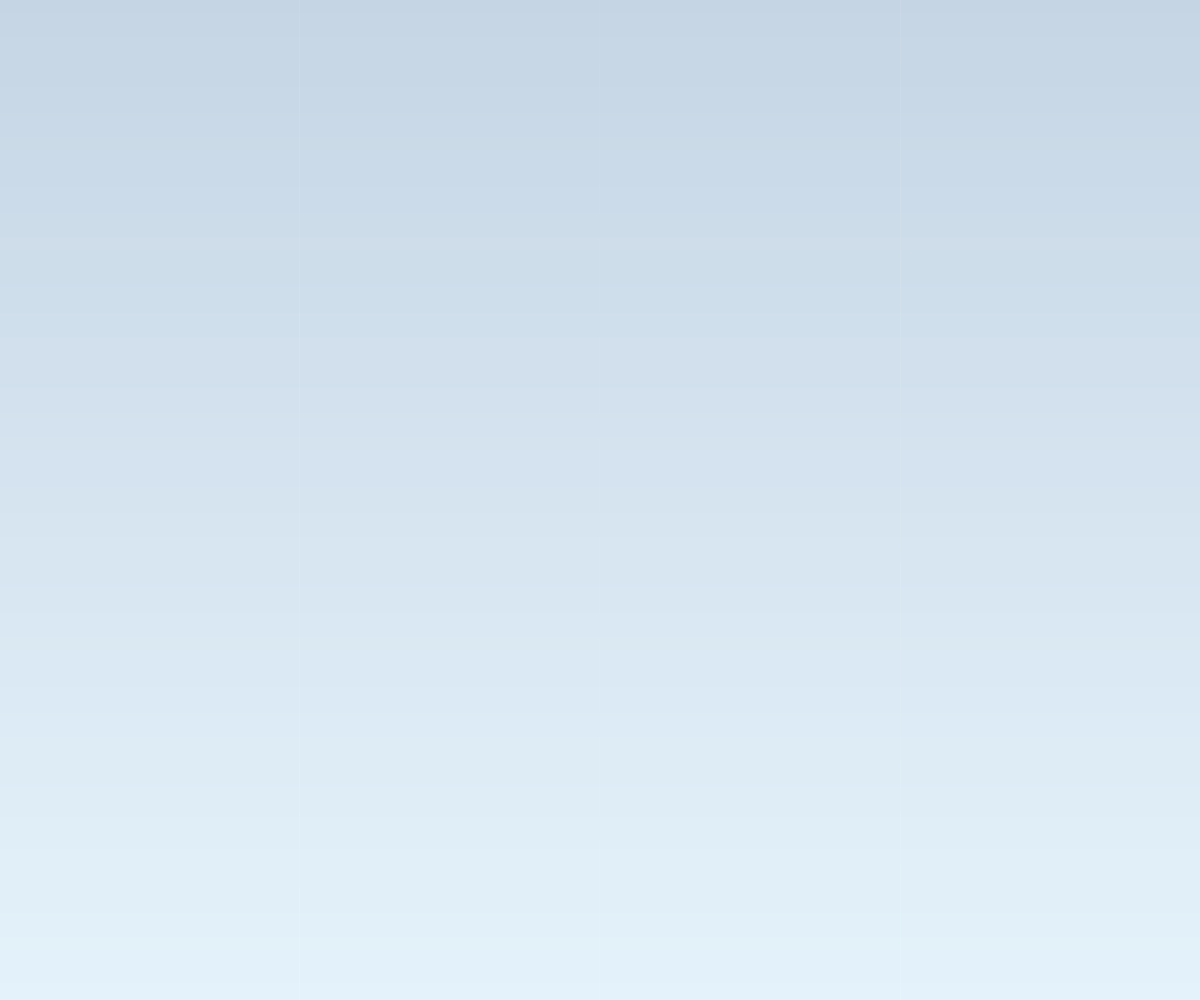
Frame 1 (no input)
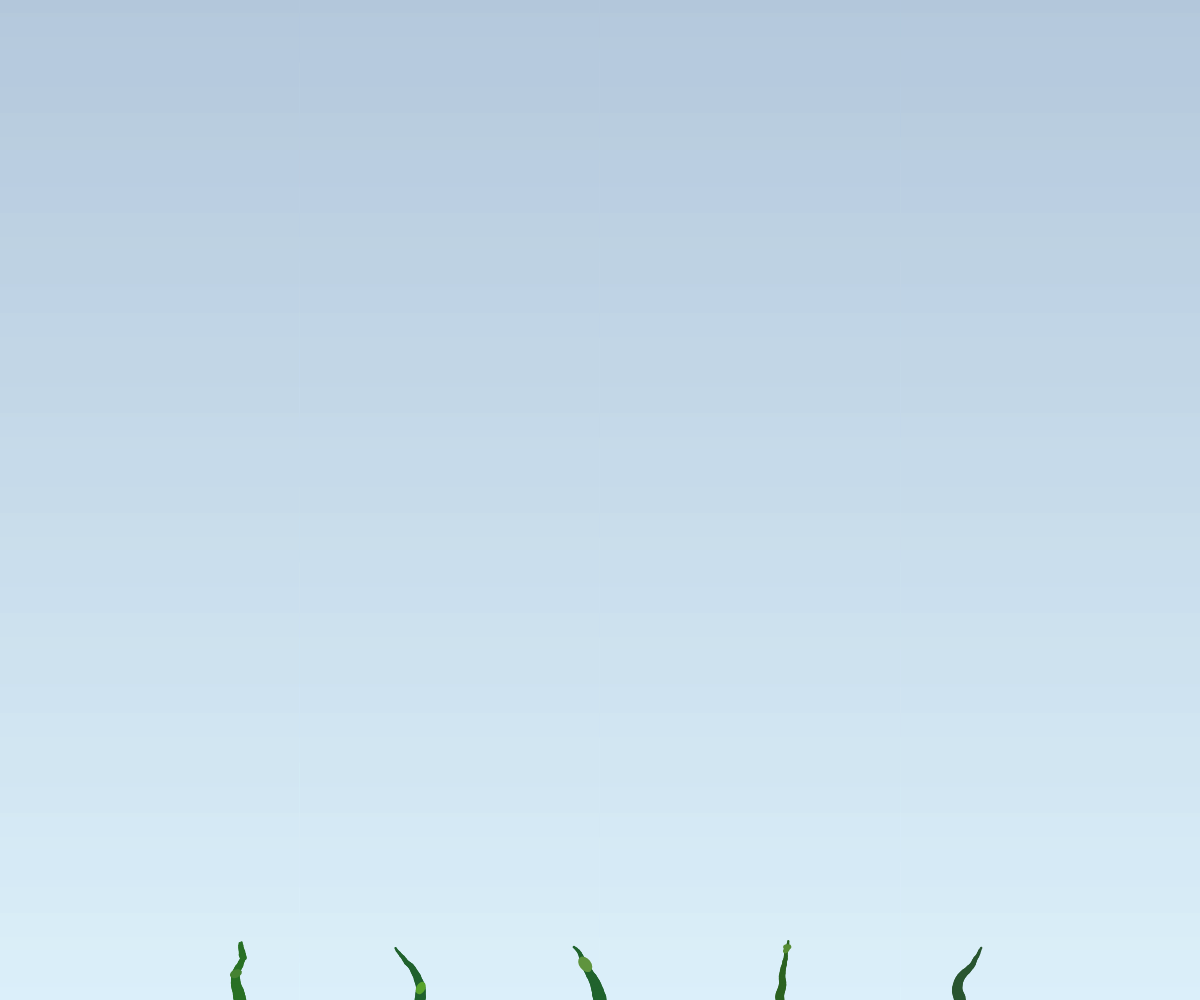
Frame 60 (no input)
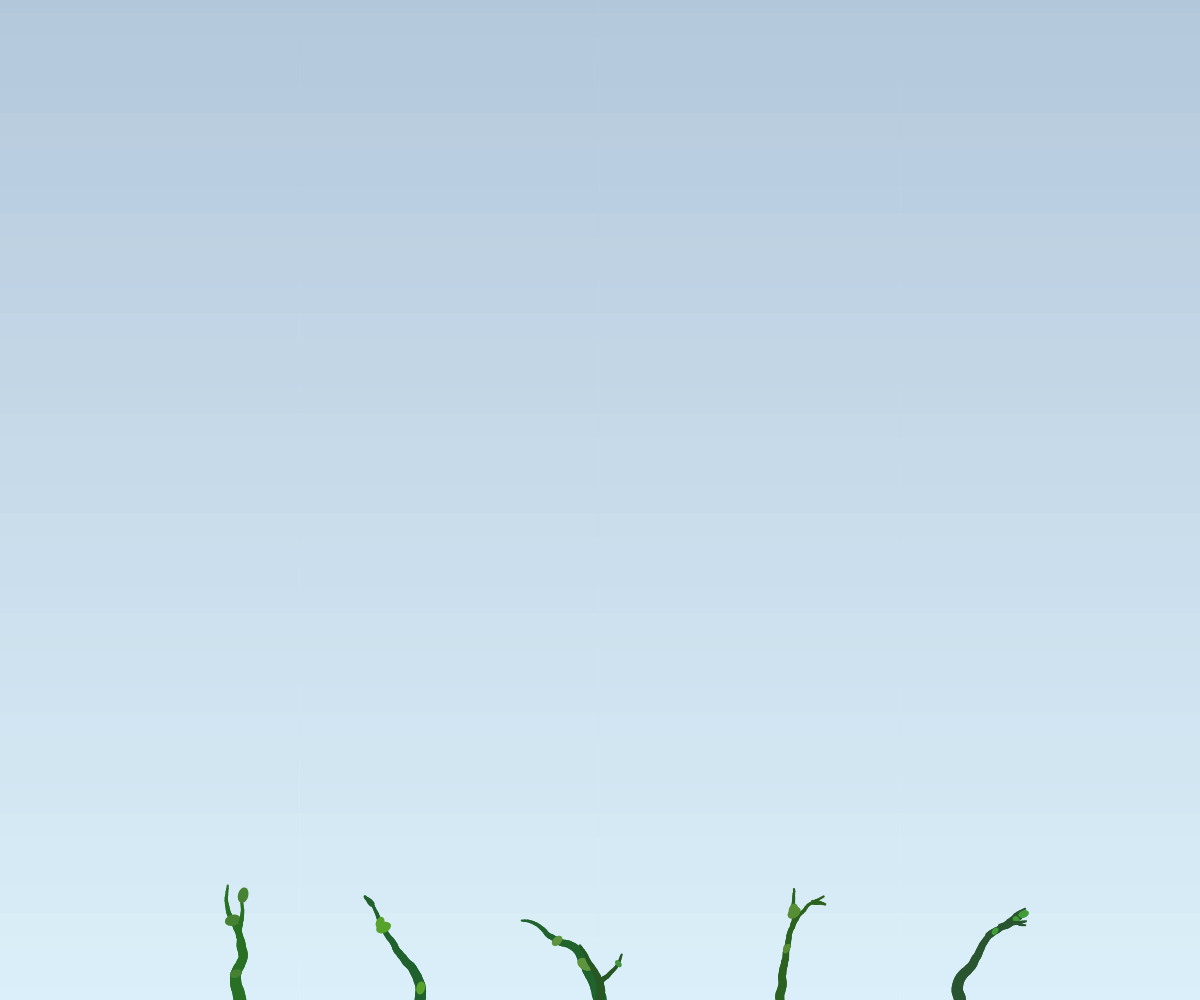
Frame 120 (the mouse pressed at the canvas centre since frame 60)

The p5.js sketch that drew these frames (run headless with seeded random() and noise() and a simulated clock; from frame 60 on, the mouse is pressed at the canvas centre):

// p5.js sketch
// ── sketch.js
// Growing Vines Sketch
let vines = [];
let vineCount = 5;
let backgroundColor;

function setup() {
  createCanvas(windowWidth, windowHeight);
  
  // Create a gradient background
  backgroundColor = createBackground();
  
  // Initialize vines with different starting positions
  for (let i = 0; i < vineCount; i++) {
    let startX = map(i, 0, vineCount - 1, width * 0.2, width * 0.8);
    vines.push(new Vine(startX, height));
  }
}

function draw() {
  // Draw gradient background
  image(backgroundColor, 0, 0);
  
  // Update and draw all vines
  for (let vine of vines) {
    vine.grow();
    vine.display();
  }
}

function windowResized() {
  resizeCanvas(windowWidth, windowHeight);
  backgroundColor = createBackground();
  // Reset vines on resize
  vines = [];
  for (let i = 0; i < vineCount; i++) {
    let startX = map(i, 0, vineCount - 1, width * 0.2, width * 0.8);
    vines.push(new Vine(startX, height));
  }
}

function createBackground() {
  let bg = createGraphics(width, height);
  bg.noFill();
  
  // Create gradient from medium grayish blue at bottom to light grayish blue at top
  for (let y = 0; y <= height; y++) {
    let alpha = map(y, 0, height, 0, 1);
    let r = lerp(180, 220, alpha);
    let g = lerp(200, 240, alpha);
    let b = lerp(220, 250, alpha);
    bg.stroke(r, g, b);
    bg.line(0, y, width, y);
  }
  
  return bg;
}

class Vine {
  constructor(startX, startY) {
    this.segments = [];
    this.segments.push(createVector(startX, startY));
    
    this.angle = -PI/2; // Start growing upward
    this.angleVariation = 0.25; // More curves!
    this.segmentLength = 3;
    this.thickness = random(8, 15);
    this.growthRate = random(0.3, 0.8);
    this.maxLength = random(200, 350); // Much taller!
    this.growing = true;
    
    // Branching properties
    this.branches = [];
    this.branchChance = 0.02;
    this.maxBranches = 3;
    
    // Leaf properties
    this.leaves = [];
    this.leafChance = 0.05;
    
    // Color variation
    this.baseColor = color(random(30, 60), random(80, 120), random(30, 50));
    this.leafColor = color(random(60, 100), random(120, 180), random(40, 80));
  }
  
  grow() {
    if (!this.growing) return;
    
    if (frameCount % 3 == 0) { // Slow down growth
      if (this.segments.length < this.maxLength) {
        let lastSegment = this.segments[this.segments.length - 1];
        
        // Add some organic curve to the growth
        this.angle += random(-this.angleVariation, this.angleVariation);
        
        // Slight upward bias (less bias = more curves)
        this.angle = lerp(this.angle, -PI/2, 0.01);
        
        // Calculate new segment position
        let newX = lastSegment.x + cos(this.angle) * this.segmentLength;
        let newY = lastSegment.y + sin(this.angle) * this.segmentLength;
        
        // Keep vine within canvas bounds
        if (newX > 0 && newX < width && newY > 0) {
          this.segments.push(createVector(newX, newY));
          
          // Chance to create a branch
          if (random() < this.branchChance && this.branches.length < this.maxBranches) {
            this.createBranch(newX, newY);
          }
          
          // Chance to create a leaf
          if (random() < this.leafChance) {
            this.createLeaf(newX, newY);
          }
        } else {
          this.growing = false;
        }
      } else {
        this.growing = false;
      }
    }
    
    // Update branches
    for (let branch of this.branches) {
      branch.grow();
    }
  }
  
  createBranch(x, y) {
    let branch = new Vine(x, y);
    branch.angle = this.angle + random(-PI/3, PI/3);
    branch.thickness = this.thickness * 0.6;
    branch.maxLength = this.maxLength * 0.5;
    branch.segmentLength = this.segmentLength * 0.8;
    branch.baseColor = this.baseColor;
    branch.leafColor = this.leafColor;
    this.branches.push(branch);
  }
  
  createLeaf(x, y) {
    this.leaves.push({
      pos: createVector(x, y),
      size: random(5, 12),
      angle: random(TWO_PI),
      sway: random(0.01, 0.03)
    });
  }
  
  display() {
    // Draw vine segments
    if (this.segments.length > 1) {
      strokeCap(ROUND);
      noFill();
      
      for (let i = 1; i < this.segments.length; i++) {
        let thickness = map(i, 0, this.segments.length, this.thickness, 2);
        stroke(this.baseColor);
        strokeWeight(thickness);
        
        line(this.segments[i-1].x, this.segments[i-1].y, 
             this.segments[i].x, this.segments[i].y);
      }
    }
    
    // Draw leaves
    fill(this.leafColor);
    noStroke();
    for (let leaf of this.leaves) {
      push();
      translate(leaf.pos.x, leaf.pos.y);
      rotate(leaf.angle + sin(frameCount * leaf.sway) * 0.3);
      ellipse(0, 0, leaf.size, leaf.size * 1.5);
      pop();
    }
    
    // Draw branches
    for (let branch of this.branches) {
      branch.display();
    }
  }
}

// Click to add a new vine at mouse position
function mousePressed() {
  if (mouseY > height * 0.3) { // Only allow vines in lower portion
    vines.push(new Vine(mouseX, height));
  }
}

// Press 'r' to reset and start over
function keyPressed() {
  if (key === 'r' || key === 'R') {
    vines = [];
    for (let i = 0; i < vineCount; i++) {
      let startX = map(i, 0, vineCount - 1, width * 0.2, width * 0.8);
      vines.push(new Vine(startX, height));
    }
  }
}
